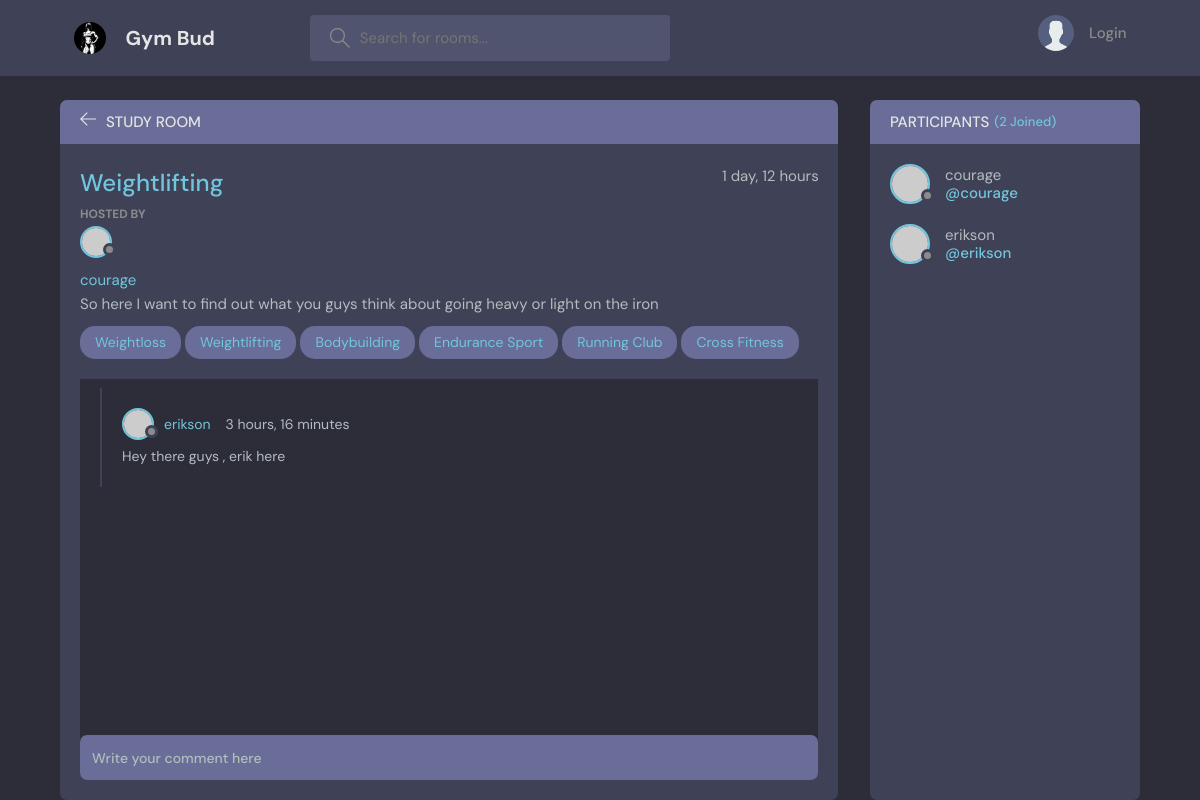
The page /room/1/ on the database its author committed.
### gym_bud_app/models.py (models this page shows, shortened)
class Room(models.Model):
    host = models.ForeignKey(User, models.SET_NULL, null=True)
    topic = models.ForeignKey(Topic, models.SET_NULL, null=True)
    name = models.CharField(max_length=200)
    description = models.TextField(null=True, blank=True)
    participants = models.ManyToManyField(User, related_name='participants', blank=True)
    updated = models.DateTimeField(auto_now=True)
    created = models.DateTimeField(auto_now_add=True)
    class Meta:
        ordering = ['-updated','-created']

class Topic(models.Model):
    name = models.CharField(max_length=200)
    def __str__(self):
        return self.name

class Message(models.Model):
    user = models.ForeignKey(User, on_delete=models.CASCADE)
    room = models.ForeignKey(Room, on_delete=models.CASCADE)
    body = models.TextField()
    update = models.DateTimeField(auto_now=True)
    created = models.DateTimeField(auto_now_add=True)
    class Meta:
        ordering = ['-created']

### gym_bud_app/views.py (the view, shortened to what this page needs)
# urls.py: path('room/<str:pk>/', room, name='room'),
def room(request, pk):
    room = Room.objects.get(id=pk)
    room_messages = room.message_set.all().order_by('-created')
    participants = room.participants.all()
    topics = Topic.objects.all()
    context = {
        'room': room,
        'room_messages': room_messages,
        'participants': participants,
        'topics': topics
    }
    return render(request,'base/room.html',context)

### gym_bud_app/templates/base/room.html (shortened to what this page needs)
{% extends 'main.html' %} {% block content %}
<main class="profile-page layout layout--2">
  <div class="container">
    <div class="room">
      <div class="room__top">
        <div class="room__topLeft">
          <a href="{% url 'home' %}">
            <svg
              version="1.1"
              xmlns="http://www.w3.org/2000/svg"
              width="32"
              height="32"
              viewBox="0 0 32 32"
            >
              <title>arrow-left</title>
              <path
                d="M13.723 2.286l-13.723 13.714 13.719 13.714 1.616-1.611-10.96-10.96h27.625v-2.286h-27.625l10.965-10.965-1.616-1.607z"
              ></path>
            </svg>
          </a>
          <h3>Study Room</h3>
        </div>
      </div>
      <div class="room__box scroll">
        <div class="room__header scroll">
          <div class="room__info">
            <h3>{{room.topic}}</h3>
            <span>{{room.created | timesince}}</span>
          </div>
          <div class="room__hosted">
            <p>Hosted By</p>
            <a href="#" class="room__author">
              <div class="avatar avatar--small">
                <img src="https://randomuser.me/api/portraits/men/37.jpg" />
              </div>
              <span
                ><a href="{% url 'user-profile' room.host.id %}"
                  >{{room.host}}</a
                ></span
              >
            </a>
          </div>
          <div class="room__details">{{room.description}}</div>
          {% for topic in topics %}
          <span class="room__topics"
            ><a href="{% url 'home' %}"> {{topic}}</a>
          </span>
          {% endfor %}
        </div>
        <div class="room__conversation">
          <div class="threads scroll">
            {% for message in room_messages %}
            <div class="thread">
              <div class="thread__top">
                <div class="thread__author">
                  <a href="#" class="thread__authorInfo">
                    <div class="avatar avatar--small">
                      <img
                        src="https://randomuser.me/api/portraits/men/37.jpg"
                      />
                    </div>
                    <span>{{message.user}}</span>
                  </a>
                  <span class="thread__date"
                    >{{message.created | timesince}}</span
                  >
                </div>
              </div>
              <div class="thread__details">{{message.body}}</div>
            </div>
            {% endfor %}
          </div>
        </div>
      </div>
      <div class="room__message">
        <form method="post" action="">
          <input
            type="text"
            name="body"
            placeholder="Write your comment here"
          />
        </form>
      </div>
    </div>
    <div class="participants">
      <h3 class="participants__top">
        Participants <span>({{participants.count}} Joined)</span>
      </h3>
      <div class="participants__list scroll">
        {% for participant in participants %}
        <a href="{% url 'user-profile' user.id %}" class="participant">
          <div class="avatar avatar--medium">
            <img src="https://randomuser.me/api/portraits/men/37.jpg" />
          </div>
          <p>
            {{participant.username}}
            <span>@{{participant.username}}</span>
          </p>
        </a>
        {% endfor %}
      </div>
    </div>
  </div>
</main>
{% endblock %}

### rows shown on the page
Room: topic "Weightlifting", created "1 day, 12 hours", host "courage", description "So here I want to find out what you guys think about going heavy or light on the iron"
Topic: name "Weightloss"
Topic: name "Weightlifting"
Topic: name "Bodybuilding"
Topic: name "Endurance Sport"
Topic: name "Running Club"
Topic: name "Cross Fitness"
Message: user "erikson", created "3 hours, 16 minutes", body "Hey there guys , erik here"

### other values the page prints
{{ participants.count }} "2"
{{ participant.username }} "courage"
{{ participant.username }} "erikson"
